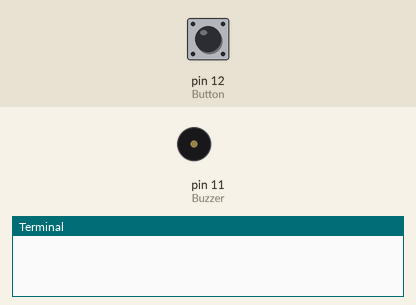
Bench run of a program on a simulated Raspberry Pi (header pin numbers). On the bench: buzzer (waves = sounding, pin HIGH), the last lines printed to the terminal. Inputs (shaded band) come from the test bench; at power-on: pin 12 (Button) LOW.

Above: at 1.2 s.
1.3 s: pin 12 (Button) pulled HIGH for 0.15 s
At 2.1 s:
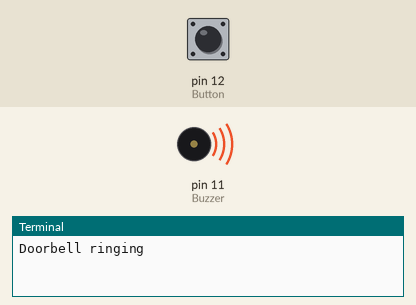
3.8 s: pin 12 (Button) pulled HIGH for 3.2 s
At 8.7 s:
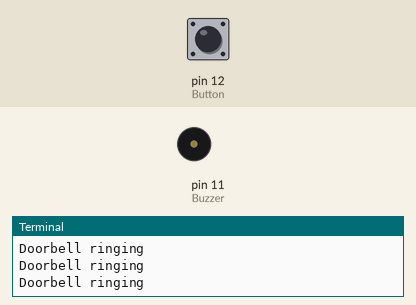
Timing chart, 0 to 10.2 s (numbered marks = the images above; inputs shaded):
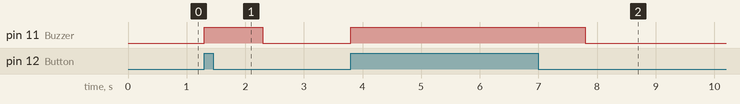

The program:

Task_6.py
```python
import os
import sys
import time
import RPi.GPIO as GPIO

Buzzer = 11
Button = 12

GPIO.setmode(GPIO.BOARD)
GPIO.setwarnings(False)
GPIO.setup(Button, GPIO.IN)
GPIO.setup(Buzzer, GPIO.OUT)

try:
    while True:
        if GPIO.input(Button) == GPIO.HIGH:
            GPIO.output(Buzzer, GPIO.HIGH)
            print("Doorbell ringing")
            time.sleep(1)


        else:
            GPIO.output(Buzzer, GPIO.LOW)

except KeyboardInterrupt:
    GPIO.cleanup()
        
```

Measured:
- after the input at 1.3 s, pin 11 (Buzzer): LOW → HIGH at once, → LOW 1.0 s later
- after the input at 3.8 s, pin 11 (Buzzer): LOW → HIGH at once, → LOW 4.0 s later
